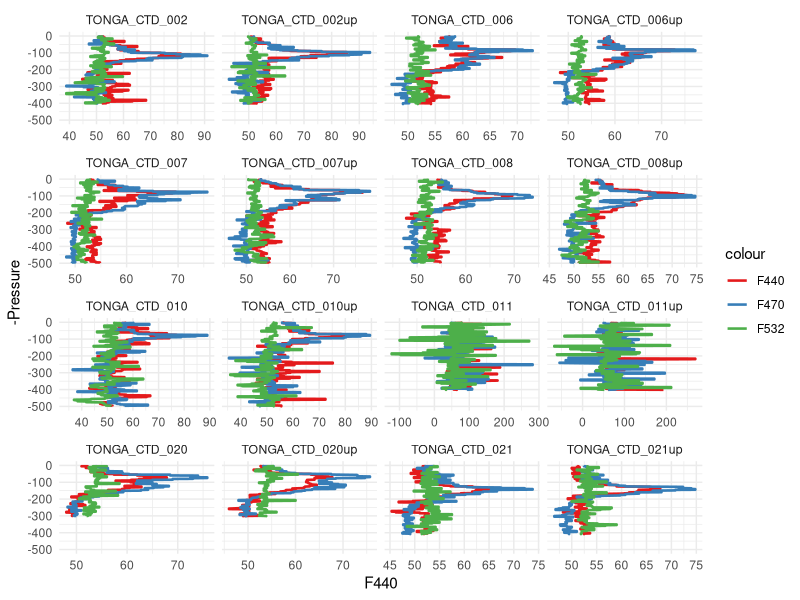
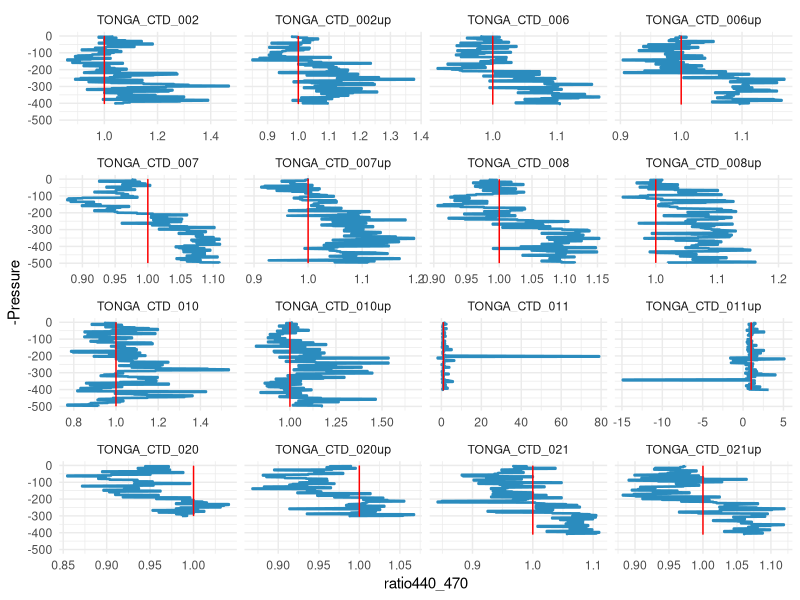
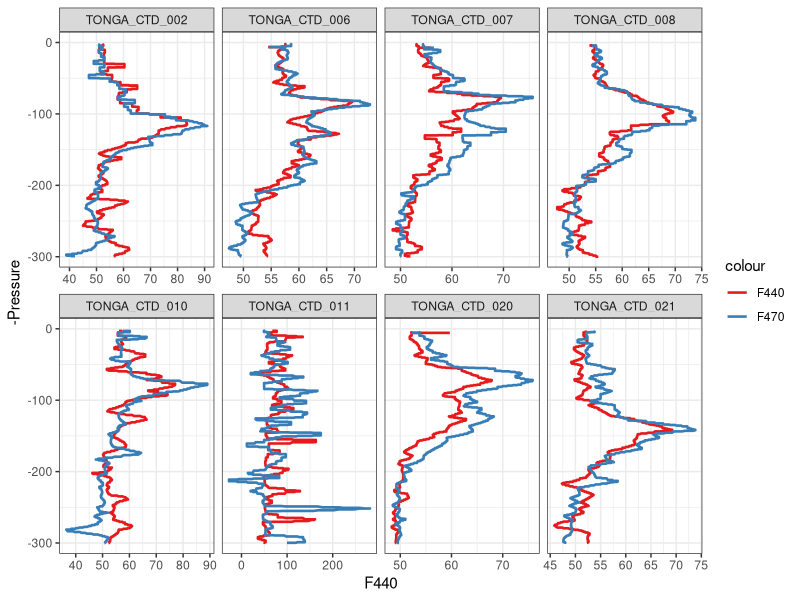
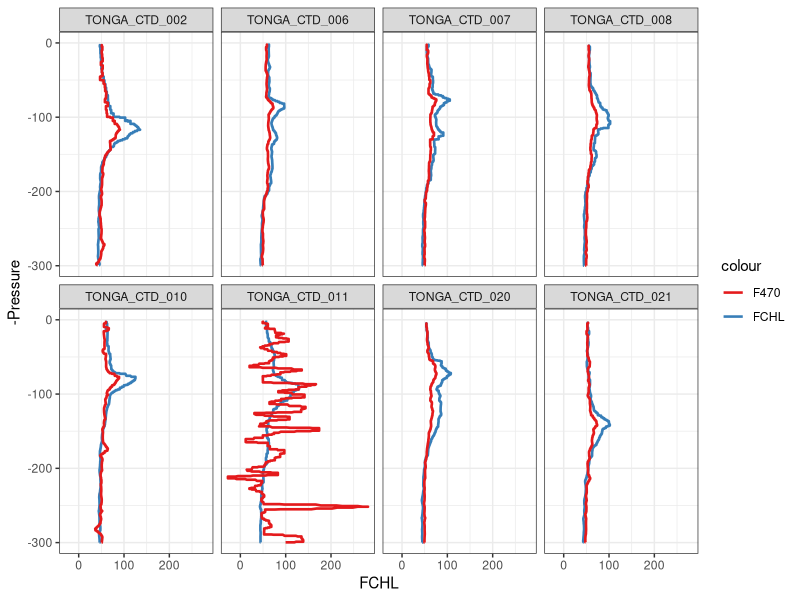

R code for these plots, in order:
library(tidyverse)
library(zoo)

#read data
tonga_01 <- read_table2("Tonga/Data/TONGA_CTD_ECO1.txt")
tonga_02 <- read_table2("Tonga/Data/TONGA_CTD_ECO2.txt")

#make one file
tonga <- bind_rows(tonga_01, tonga_02)

#remove missing data 
tonga_to_plot <- filter(tonga, F440 > 0)
tonga_to_plot_base <- filter(tonga, FCHL > 0)

#bin data every 5 meters


tonga_bin <- tonga_to_plot %>%
  mutate(bin = floor((Pressure/5) + 1)) %>%  #create a column for the index of the bin
  group_by(bin, Station) %>% #group the df on each bin ans station
  summarise_at(.vars = c("F440", "F470", "F532", "Chlorophyll"), .funs = list(mean)) %>% #mean parameters in each group
  mutate(ratio440_470 = F440 / F470,
         ratio440_532 = F440/F532) %>% #compute some ratios
  ungroup()

tonga_bin_base <- tonga_to_plot_base %>%
  mutate(bin = floor((Pressure/5) + 1)) %>%  #create a column for the index of the bin
  group_by(bin, Station) %>% #group the df on each bin ans station
  summarise_at(.vars = c("FCHL", "BB700", "PAR"), .funs = list(mean)) %>% #mean parameters in each group
  ungroup()

tonga_to_plot <- tonga_to_plot %>% mutate(bin = floor((Pressure/5) + 1)) %>% #create an index for the bin in the other df
  select(bin, Station, Pressure) %>% 
  left_join(tonga_bin, by = c("bin", "Station"))#merge the two to keep all the depth values

tonga_to_plot_base <- tonga_to_plot_base %>% mutate(bin = floor((Pressure/5) + 1)) %>% #create an index for the bin in the other df
  select(bin, Station, Pressure) %>% 
  left_join(tonga_bin_base, by = c("bin", "Station"))#merge the two to keep all the depth values

ggplot(tonga_to_plot)+
  geom_path(aes(x = F440, y = -Pressure, colour = "F440"), size = 0.9)+
  geom_path(aes(x = F470, y = -Pressure, colour = "F470"), size = 0.9)+
  geom_path(aes(x = F532, y = -Pressure, colour = "F532"), size = 0.9)+
  scale_color_brewer(palette = "Set1")+
  ylim(-500,0)+
  theme_minimal()+
  facet_wrap( .~ Station, scales = "free_x")

ggplot(tonga_to_plot)+
  geom_path(aes(x = ratio440_470, y = -Pressure), colour = "#2b8cbe", size = 0.9)+
  geom_line(aes(x = 1, y = -Pressure), colour = "Red")+
  ylim(-500,0)+
  theme_minimal()+
  facet_wrap( .~ Station, scales = "free_x")


tonga_clean <- left_join(tonga_to_plot, select(tonga_to_plot_base, - Pressure), by = c("Station", "bin"))
tonga_clean$cast <- substr(tonga_clean$Station, 14,16) #create a column to know if the profile is up or down

tonga_smooth <- tonga_clean %>% mutate(F440 = rollmean(F440, 20, fill = "NA"),
                                       F470 = rollmean(F470, 20, fill = "NA"),
                                       F532 = rollmean(F532, 20, fill = "NA"),
                                       FCHL = rollmean(FCHL, 20, fill = "NA")) #moving average on data




ggplot(filter(tonga_smooth, cast != "up"))+
  geom_path(aes(x = F440, y = -Pressure, colour = "F440"), size = 0.9)+
  geom_path(aes(x = F470, y = -Pressure, colour = "F470"), size = 0.9)+
  scale_color_brewer(palette = "Set1")+
  ylim(-300,0)+
  theme_bw()+
  facet_wrap( .~ Station, scales = "free_x", ncol = 4)

ggplot(filter(tonga_smooth, cast != "up"))+
  geom_path(aes(x = FCHL, y = -Pressure, colour = "FCHL"), size = 0.9)+
  geom_path(aes(x = F470, y = -Pressure, colour = "F470"), size = 0.9)+
  scale_color_brewer(palette = "Set1")+
  ylim(-300,0)+
  theme_bw()+
  facet_wrap( .~ Station, ncol = 4)
